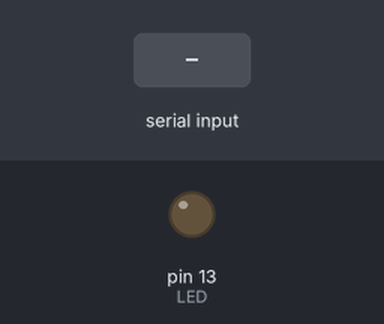
Recording of a sketch running on a simulated Arduino Uno, built with avr-gcc and run on an emulated ATmega328P. Parts: output pins drawn as LEDs (lit = HIGH). The inputs (shaded band) are chosen by the test bench.

Above: at 1.2 s.
1.3 s: "30,150\n" received over Serial
2.8 s: "1\n" received over Serial
At 3.5 s:
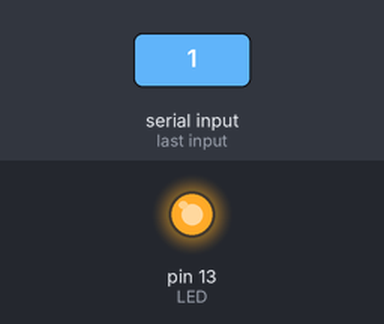
4.3 s: "90,45\n" received over Serial
At 4.7 s:
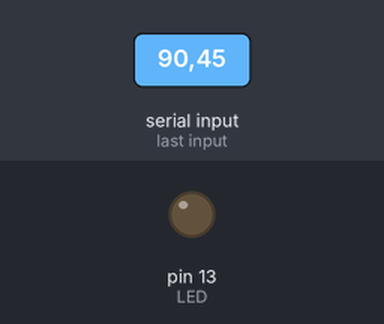
Timing chart, 0 to 7.3 s (numbered marks = the images above; inputs shaded):
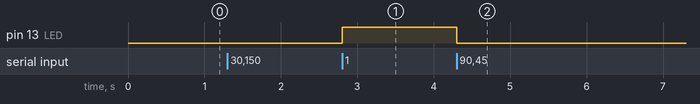

Measured:
- after the input at 2.8 s, pin 13 (LED): LOW → HIGH at once
- after the input at 4.3 s, pin 13 (LED): HIGH → LOW at once

The sketch:

ledonoff2.ino
```cpp
int LED = 13;
int val = 0;
void setup() {
  Serial.begin(9600);
  Serial.flush();
  pinMode(LED, OUTPUT);
  digitalWrite(LED, LOW);

}
void loop() {
  if (Serial.available() > 0){
    val = char(Serial.read())-'0';
    if(val == 1){
      digitalWrite(LED, HIGH);
      }
    if(val == 0){
      digitalWrite(LED, LOW);
      }
  }
}
```
